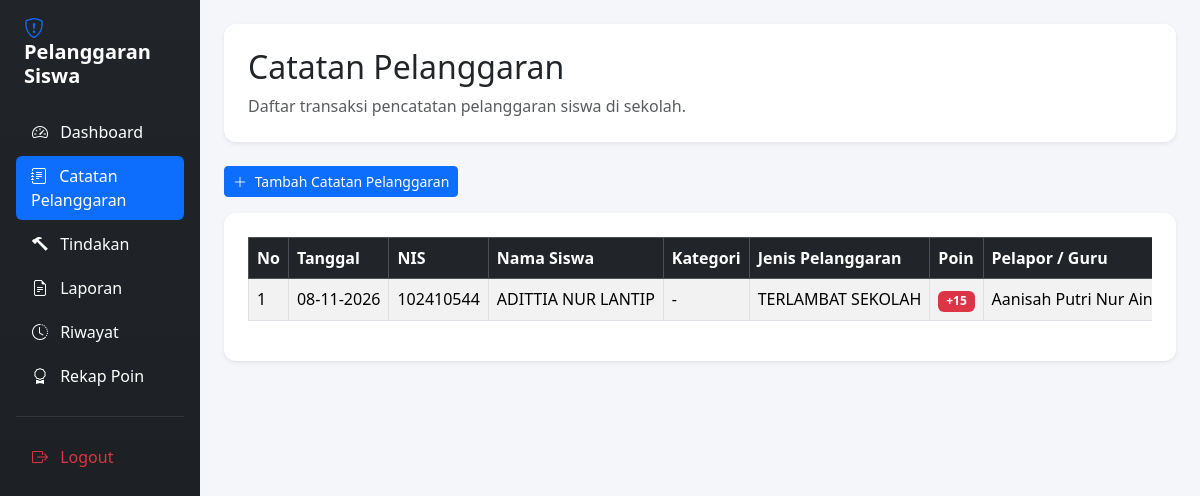
Page /catatan_pelanggaran.php (signed in) on the committed database.
### tables this page shows
CREATE TABLE `t_pelanggaran_siswa` (
  `id` int(11) NOT NULL,
  `tahun_ajaran_id` int(11) DEFAULT NULL,
  `siswa_id` int(11) DEFAULT NULL,
  `nama_siswa` varchar(150) NOT NULL,
  `kelas_id` int(11) DEFAULT NULL,
  `nama_kelas` varchar(100) NOT NULL,
  `pelanggaran_id` int(11) DEFAULT NULL,
  `nama_pelanggaran` varchar(150) NOT NULL,
  `pelanggaran_kategori_id` int(11) DEFAULT NULL,
  `guru_id` int(11) DEFAULT NULL,
  `nama_guru` varchar(150) NOT NULL,
  `tanggal` date DEFAULT NULL,
  `keterangan` text NOT NULL,
  `poin` int(11) NOT NULL,
  `tindakan` text NOT NULL,
  `status` varchar(30) NOT NULL,
  `created_at` timestamp NOT NULL DEFAULT current_timestamp(),
  `updated_at` timestamp NOT NULL DEFAULT current_timestamp()
);

CREATE TABLE `t_siswa` (
  `id` int(11) NOT NULL,
  `nis` varchar(30) DEFAULT NULL,
  `nisn` varchar(20) NOT NULL,
  `nama` varchar(150) DEFAULT NULL,
  `jenis_kelamin` char(1) NOT NULL,
  `tanggal_lahir` date NOT NULL,
  `alamat` text NOT NULL,
  `status_aktif` tinyint(1) NOT NULL,
  `created_at` timestamp NOT NULL DEFAULT current_timestamp(),
  `updated_at` timestamp NOT NULL DEFAULT current_timestamp()
);

CREATE TABLE `t_pelanggaran` (
  `id` int(11) NOT NULL,
  `pelanggaran_kategori_id` int(11) DEFAULT NULL,
  `kode` varchar(30) DEFAULT NULL,
  `nama` varchar(150) DEFAULT NULL,
  `poin` int(11) NOT NULL,
  `deskripsi` text NOT NULL,
  `status_tindakan` varchar(50) DEFAULT 'Belum Ditindak',
  `status_aktif` tinyint(1) NOT NULL,
  `created_at` timestamp NOT NULL DEFAULT current_timestamp(),
  `updated_at` timestamp NOT NULL DEFAULT current_timestamp()
);

CREATE TABLE `t_guru` (
  `id` int(11) NOT NULL,
  `nip` varchar(30) NOT NULL,
  `nama` varchar(150) DEFAULT NULL,
  `email` varchar(150) NOT NULL,
  `status_aktif` tinyint(1) NOT NULL,
  `user_id` int(11) NOT NULL,
  `created_at` timestamp NOT NULL DEFAULT current_timestamp(),
  `updated_at` timestamp NOT NULL DEFAULT current_timestamp()
);

### catatan_pelanggaran.php (the view, shortened to what this page needs)
<?php
include "config/koneksi.php";
$sql = "SELECT
            ps.id,
            ps.tanggal,
            ps.keterangan,
            s.nis,
            s.nama AS nama_siswa,
            p.nama AS nama_pelanggaran,
            p.poin,
            pk.nama AS nama_kategori,
            g.nama AS nama_guru
        FROM t_pelanggaran_siswa ps
        LEFT JOIN t_siswa s ON ps.siswa_id = s.id
        LEFT JOIN t_pelanggaran p ON ps.pelanggaran_id = p.id
        LEFT JOIN t_pelanggaran_kategori pk ON p.pelanggaran_kategori_id = pk.id
        LEFT JOIN t_guru g ON ps.guru_id = g.id
        ORDER BY ps.tanggal DESC, ps.id DESC";
$query = mysqli_query($koneksi, $sql);
?>
<!DOCTYPE html>
<html lang="id">
<head>
    <link href="https://cdn.jsdelivr.net/npm/bootstrap@5.3.3/dist/css/bootstrap.min.css" rel="stylesheet">
    <link href="https://cdn.jsdelivr.net/npm/bootstrap-icons@1.11.3/font/bootstrap-icons.min.css" rel="stylesheet">
    <link href="https://cdn.datatables.net/2.3.4/css/dataTables.bootstrap5.min.css" rel="stylesheet">
</head>
<body>
<div class="container-fluid">
    <div class="row">
        <div class="col-md-3 col-lg-2 sidebar p-3">
            <h4 class="text-white mb-4 fw-bold fs-5 px-2">
                <i class="bi bi-shield-exclamation text-primary me-2"></i> Pelanggaran Siswa
            </h4>
            <ul class="nav nav-pills flex-column gap-1">
                <li class="nav-item">
                    <a href="dashboard.php" class="nav-link text-white">
                        <i class="bi bi-speedometer2 me-2"></i> Dashboard
                    </a>
                </li>
                <li class="nav-item">
                    <a href="catatan_pelanggaran.php" class="nav-link active" aria-current="page">
                        <i class="bi bi-journal-text me-2"></i> Catatan Pelanggaran
                    </a>
                </li>
                <li class="nav-item">
                    <a href="tindakan.php" class="nav-link text-white">
                        <i class="bi bi-hammer me-2"></i> Tindakan
                    </a>
                </li>
                <li class="nav-item">
                    <a href="laporan.php" class="nav-link text-white">
                        <i class="bi bi-file-earmark-text me-2"></i> Laporan
                    </a>
                </li>
                <li class="nav-item">
                    <a href="riwayat.php" class="nav-link text-white">
                        <i class="bi bi-clock-history me-2"></i> Riwayat
                    </a>
                </li>
                <li class="nav-item">
                    <a href="rekap_poin.php" class="nav-link text-white">
                        <i class="bi bi-award me-2"></i> Rekap Poin
                    </a>
                </li>
                <hr class="text-secondary my-3">
                <li class="nav-item">
                    <a href="logout.php" class="nav-link text-danger">
                        <i class="bi bi-box-arrow-right me-2"></i> Logout
                    </a>
                </li>
            </ul>
        </div>
        <main class="col-md-9 col-lg-10 p-4">
            <div class="card shadow-sm p-4 bg-white mb-4">
                <h2>Catatan Pelanggaran</h2>
                <p class="text-muted mb-0">
                    Daftar transaksi pencatatan pelanggaran siswa di sekolah.
                </p>
            </div>
            <div class="mb-3">
                <a href="tambah_catatan_pelanggaran.php" class="btn btn-primary btn-sm">
                    <i class="bi bi-plus-lg me-1"></i> Tambah Catatan Pelanggaran
                </a>
            </div>
            <div class="card shadow-sm bg-white">
                <div class="card-body p-4">
                    <div class="table-responsive">
                        <table id="tabelCatatan" class="table table-bordered table-striped table-hover w-100 align-middle">
                            <thead class="table-dark">
                                <tr>
                                    <th>No</th>
                                    <th>Tanggal</th>
                                    <th>NIS</th>
                                    <th>Nama Siswa</th>
                                    <th>Kategori</th>
                                    <th>Jenis Pelanggaran</th>
                                    <th>Poin</th>
                                    <th>Pelapor / Guru</th>
                                </tr>
                            </thead>
                            <tbody>
                                <?php
                                $no = 1;
                                while ($row = mysqli_fetch_assoc($query)) {
                                ?>
                                    <tr>
                                        <td><?= $no++; ?></td>
                                        <td><?= !empty($row['tanggal']) ? date('d-m-Y', strtotime($row['tanggal'])) : '-'; ?></td>
                                        <td><?= htmlspecialchars($row['nis'] ?? '-'); ?></td>
                                        <td><?= htmlspecialchars($row['nama_siswa'] ?? '-'); ?></td>
                                        <td><?= htmlspecialchars($row['nama_kategori'] ?? '-'); ?></td>
                                        <td><?= htmlspecialchars($row['nama_pelanggaran'] ?? '-'); ?></td>
                                        <td class="text-center">
                                            <span class="badge bg-danger">
                                                +<?= (int) ($row['poin'] ?? 0); ?>
                                            </span>
                                        </td>
                                        <td><?= htmlspecialchars($row['nama_guru'] ?? '-'); ?></td>
                                    </tr>
                                <?php } ?>
                            </tbody>
                        </table>
                    </div>
                </div>
            </div>
        </main>
    </div>
</div>
</body>
</html>

### catatan_pelanggaran.php (style rules this page uses)
body { background-color: #f4f6f9; }
.nav-link { transition: all 0.3s ease; border-radius: 6px; }
.nav-link:hover, .nav-link.active { background-color: #0d6efd !important; color: white !important; padding-left: 15px; }
#tabelCatatan th, #tabelCatatan td { vertical-align: middle; white-space: nowrap; }
.card { border: none; border-radius: 12px; }
.sidebar { background: linear-gradient(180deg, #212529 0%, #1a1e21 100%); min-height: 100vh; }

### rows in the picture
t_pelanggaran_siswa: tanggal "08-11-2026", siswa.nis "102410544", siswa.nama "ADITTIA NUR LANTIP", nama_kategori "-", pelanggaran.nama "TERLAMBAT SEKOLAH", pelanggaran.poin "15", guru.nama "Aanisah Putri Nur…"
